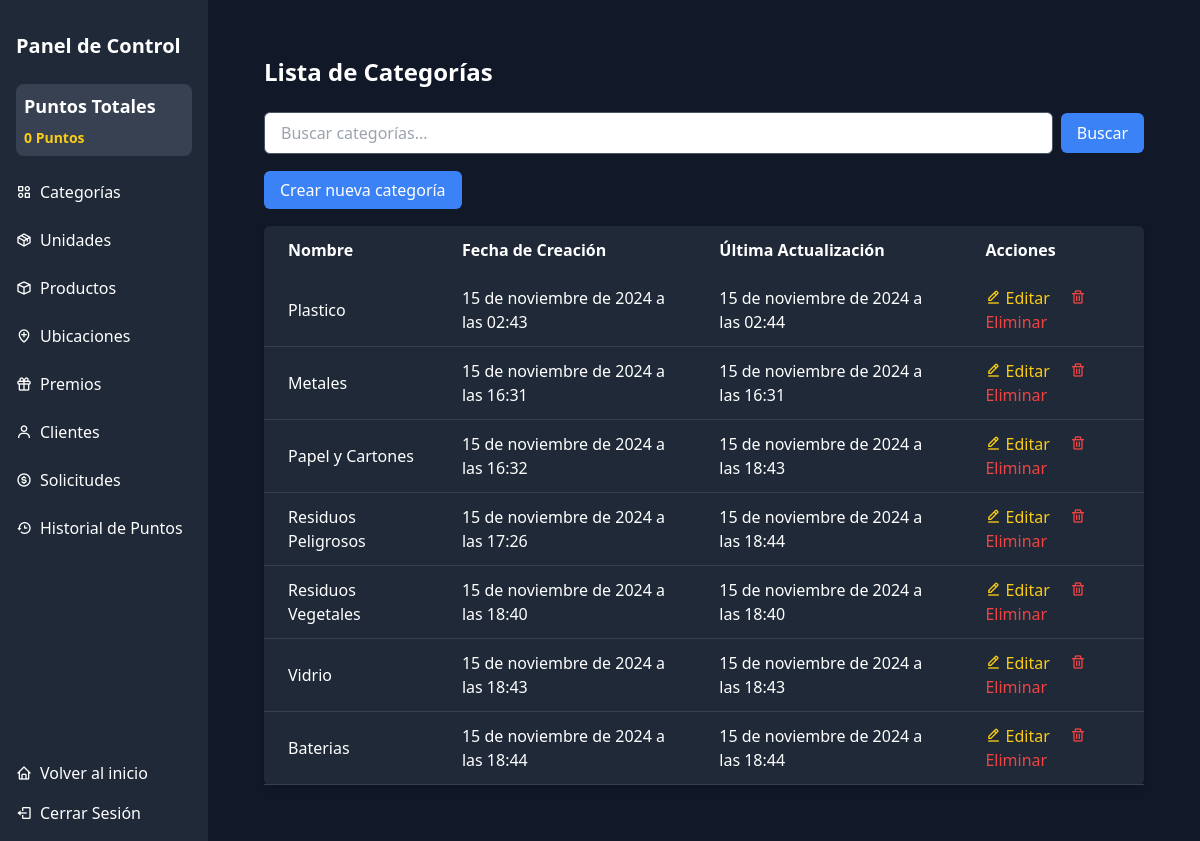
Screenshot of /dashboard/categories/ (signed in) with the database file from the repository.
### core/dashboard/models.py (models this page shows, shortened)
class Category(models.Model):
    name = models.CharField(max_length=50, unique=True)
    created_at = models.DateTimeField(auto_now_add=True)
    updated_at = models.DateTimeField(auto_now=True)
    created_by = models.ForeignKey(
        settings.AUTH_USER_MODEL,
        on_delete=models.SET_NULL,
        null=True,
        blank=True,
        related_name="created_categories"
    )
    updated_by = models.ForeignKey(
        settings.AUTH_USER_MODEL,
        on_delete=models.SET_NULL,
        null=True,
        blank=True,
        related_name="updated_categories"
    )
    class Meta:
        verbose_name = 'Categoría'
        verbose_name_plural = 'Categorías'

### core/dashboard/views/category.py (the view)
# urls.py: path('categories/', category.CategoryListView.as_view(), name="category_list"),
class CategoryListView(ListView):
    model = Category
    template_name = 'core/dashboard/category/category_list.html'
    context_object_name = 'categories'
    def get_queryset(self):
        queryset = Category.objects.all()
        query = self.request.GET.get('q')
        if query:
            queryset = queryset.filter(name__icontains=query)
        return queryset

### core/dashboard/context_processors.py (called while the page is built)
def total_points(request):
    if request.user.is_authenticated:
        total_points = Points.objects.filter(user=request.user).aggregate(total=models.Sum('number'))['total'] or 0
        total_history_points = PointHistory.objects.filter(user=request.user).aggregate(total=models.Sum('points'))['total'] or 0
        total_points = total_history_points
    else:
        total_points = 0
    return {'total_points': total_points}

### templates/core/dashboard/category/category_list.html (shortened to what this page needs)
{% extends 'components/base_dash.html' %}
{% block content %}
    <div class="container mx-auto p-6">
        <h2 class="text-2xl font-bold mb-6">Lista de Categorías</h2>
        <div class="mb-4">
            <form method="get" action="{% url 'dashboard:category_list' %}" class="flex items-center">
                <input type="text" name="q" value="{{ request.GET.q }}" placeholder="Buscar categorías..." class="form-input px-4 py-2 rounded-md w-full border border-gray-600">
                <button type="submit" class="ml-2 bg-blue-500 text-white px-4 py-2 rounded-md hover:bg-blue-600">
                    Buscar
                </button>
            </form>
        </div>
        <div class="mt-6 mb-6">
            <a href="{% url 'dashboard:category_create' %}" class="bg-blue-500 text-white px-4 py-2 rounded-md hover:bg-blue-600">Crear nueva categoría</a>
        </div>
        <table class="min-w-full bg-gray-800 text-white rounded-md shadow-md">
            <thead>
                <tr>
                    <th class="py-3 px-6 text-left">Nombre</th>
                    <th class="py-3 px-6 text-left">Fecha de Creación</th>
                    <th class="py-3 px-6 text-left">Última Actualización</th>
                    <th class="py-3 px-6 text-left">Acciones</th>
                </tr>
            </thead>
            <tbody>
                {% for category in categories %}
                    <tr class="border-b border-gray-700">
                        <td class="py-3 px-6">{{ category.name }}</td>
                        <td class="py-3 px-6">{{ category.created_at }}</td>
                        <td class="py-3 px-6">{{ category.updated_at }}</td>
                        <td class="py-3 px-6">
                            <a href="{% url 'dashboard:category_update' category.id %}" class="text-yellow-400 hover:text-yellow-500 mr-4">
                                <i class="bx bx-edit-alt"></i> Editar
                            </a>
                            <a href="{% url 'dashboard:category_delete' category.id %}" class="text-red-500 hover:text-red-600">
                                <i class="bx bx-trash"></i> Eliminar
                            </a>
                        </td>
                    </tr>
                {% empty %}
                    <tr>
                        <td colspan="4" class="py-3 px-6 text-center">No hay categorías disponibles</td>
                    </tr>
                {% endfor %}
            </tbody>
        </table>
    </div>
{% endblock %}

### rows the page displays
Category: name "Plastico", created_at "15 de noviembre de 2024 a las 02:43", updated_at "15 de noviembre de 2024 a las 02:44"
Category: name "Metales", created_at "15 de noviembre de 2024 a las 16:31", updated_at "15 de noviembre de 2024 a las 16:31"
Category: name "Papel y Cartones", created_at "15 de noviembre de 2024 a las 16:32", updated_at "15 de noviembre de 2024 a las 18:43"
Category: name "Residuos Peligrosos", created_at "15 de noviembre de 2024 a las 17:26", updated_at "15 de noviembre de 2024 a las 18:44"
Category: name "Residuos Vegetales", created_at "15 de noviembre de 2024 a las 18:40", updated_at "15 de noviembre de 2024 a las 18:40"
Category: name "Vidrio", created_at "15 de noviembre de 2024 a las 18:43", updated_at "15 de noviembre de 2024 a las 18:43"
Category: name "Baterias", created_at "15 de noviembre de 2024 a las 18:44", updated_at "15 de noviembre de 2024 a las 18:44"

### other values shown
{{ total_points }} "0"
